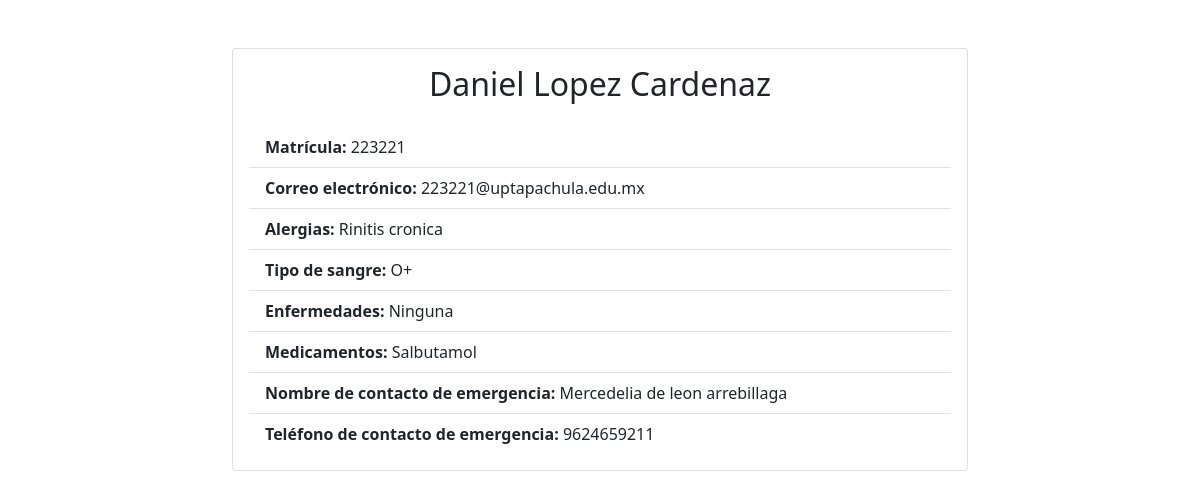
The app's page /ruta_qr_alumno/223221 with its own data.
### Login/models.py (models this page shows, shortened)
class User(AbstractBaseUser, PermissionsMixin):
    email = models.EmailField(unique=True, error_messages={'unique': 'Ya existe un usuario con este correo'})
    nombre = models.CharField(max_length=50, blank=True)
    apellido = models.CharField(max_length=50, blank=True)
    is_active = models.BooleanField(default=True)
    is_alumno = models.BooleanField(default=True)
    is_staff = models.BooleanField(default=False)
    date_join = models.DateTimeField(auto_now_add=True)
    objects = UserManager()
    USERNAME_FIELD = 'email'
    REQUIRED_FIELDS = []

class Alumno(User):
    matricula = models.CharField(max_length=10, unique=True,
                                 error_messages={'unique': 'Ya existe un usuario con esta matricula'})
    carrera = models.CharField(max_length=50)
    cuatrimestre = models.CharField(max_length=3)
    numero_telefono = models.CharField(max_length=10)
    fecha_nacimiento = models.DateField()
    direccion = models.CharField(max_length=100)
    tipo_alumno = models.CharField(max_length=50)
    imagen = models.ImageField(upload_to='Login/static/imagenes/')
    ficha_medica = models.OneToOneField('Ficha_medica', on_delete=models.CASCADE, null=True, blank=True)
    contacto_emergencia = models.OneToOneField('Contacto_emergencia', on_delete=models.CASCADE, null=True, blank=True)
    credencial = models.OneToOneField('Credencial', on_delete=models.CASCADE, null=True, blank=True)
    solicitud = models.OneToOneField('Solicitud', on_delete=models.CASCADE, null=True, blank=True, related_name='solicitud')

class Ficha_medica(models.Model):
    tipo_sangre = models.CharField(max_length=3)
    alergias = models.CharField(max_length=50)
    enfermedades = models.CharField(max_length=50)
    medicamentos = models.CharField(max_length=50)

class Contacto_emergencia(models.Model):
    numero_telefono = models.CharField(max_length=10)
    nombre = models.CharField(max_length=50)
    parentesco = models.CharField(max_length=50)

### Alumnos/views.py (the view)
# urls.py: path('ruta_qr_alumno/<str:matricula>', alumnos_views.Ruta_qr_alumno, name='ruta_qr_alumno'),
def Ruta_qr_alumno(request, matricula):
    alumno = Alumno.objects.get(matricula=matricula)
    print(alumno.nombre)
    contex = {
        'nombre': alumno.nombre,
        'apellidos': alumno.apellido,
        'matricula': alumno.matricula,
        'correo': alumno.email,
        'Alergias': alumno.ficha_medica.alergias,
        'tipo_sangre': alumno.ficha_medica.tipo_sangre,
        'enfermedades': alumno.ficha_medica.enfermedades,
        'medicamentos': alumno.ficha_medica.medicamentos,
        'nombre_contacto_emergencia': alumno.contacto_emergencia.nombre,
        'numero_contacto_emergencia': alumno.contacto_emergencia.numero_telefono,
    }
    return render(request, 'Alumnos/pagina_qr_alumno/pagina_qr_alumno.html', contex)

### Alumnos/templates/Alumnos/pagina_qr_alumno/pagina_qr_alumno.html (shortened to what this page needs)
<!DOCTYPE html>
<html lang="es">
<head>
    <link href="https://cdn.jsdelivr.net/npm/bootstrap@5.0.2/dist/css/bootstrap.min.css" rel="stylesheet"
>
</head>
<body>
<div class="container py-5">
    <div class="row justify-content-center">
        <div class="col-md-8">
            <div class="card">
                <div class="card-body">
                    <h2 class="card-title text-center mb-4">{{ nombre }} {{ apellidos }}</h2>
                    <ul class="list-group list-group-flush">
                        <li class="list-group-item">
                            <strong>Matrícula:</strong> {{ matricula }}
                        </li>
                        <li class="list-group-item">
                            <strong>Correo electrónico:</strong> {{ correo }}
                        </li>
                        <li class="list-group-item">
                            <strong>Alergias:</strong> {{ Alergias }}
                        </li>
                        <li class="list-group-item">
                            <strong>Tipo de sangre:</strong> {{ tipo_sangre }}
                        </li>
                        <li class="list-group-item">
                            <strong>Enfermedades:</strong> {{ enfermedades }}
                        </li>
                        <li class="list-group-item">
                            <strong>Medicamentos:</strong> {{ medicamentos }}
                        </li>
                        <li class="list-group-item">
                            <strong>Nombre de contacto de emergencia:</strong> {{ nombre_contacto_emergencia }}
                        </li>
                        <li class="list-group-item">
                            <strong>Teléfono de contacto de emergencia:</strong> {{ numero_contacto_emergencia }}
                        </li>
                    </ul>
                </div>
            </div>
        </div>
    </div>
</div>
</body>
</html>

### records on screen
User: nombre "Daniel", apellido "Lopez Cardenaz", email "223221@uptapachula.edu.mx"
Alumno: matricula "223221"
Ficha_medica: alergias "Rinitis cronica", tipo_sangre "O+", enfermedades "Ninguna", medicamentos "Salbutamol"
Contacto_emergencia: nombre "Mercedelia de leon arrebillaga", numero_telefono "9624659211"
